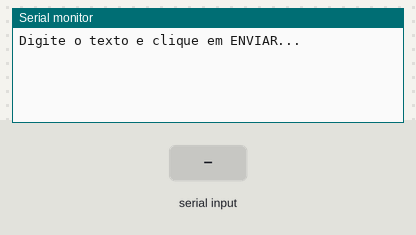
Bench run of a sketch on a simulated Arduino Uno, built with avr-gcc and run on an emulated ATmega328P. Parts: the last lines printed to the serial monitor. Inputs (shaded band) come from the test bench. No radio packets arrive unless stated.

Above: at 1.2 s.
1.3 s: "1" received over Serial
At 3.0 s:
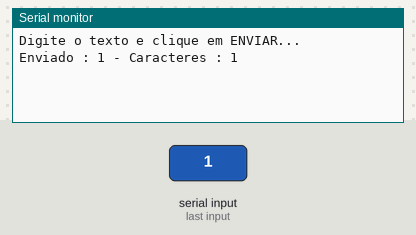
3.8 s: "0" received over Serial
At 5.2 s:
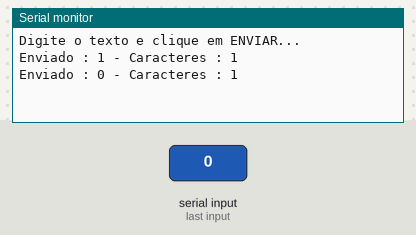
5.3 s: "2" received over Serial
At 7.2 s:
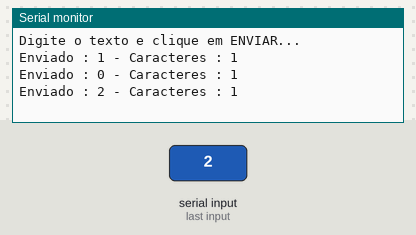

Measured:
- after the input at 1.3 s, the serial monitor: prints a new line after 1.0 s (image 1)
- after the input at 3.8 s, the serial monitor: prints a new line after 1.0 s (image 2)
- after the input at 5.3 s, the serial monitor: prints a new line after 1.0 s (image 3)

The sketch:

RFemissor.ino
```cpp
#include <VirtualWire.h>

String mensagem;

void setup() {
  Serial.begin(9600);  //Define o pino 8 do Arduino como
  vw_set_tx_pin(8);
  vw_setup(2000);  //o pino de dados do transmissor
  Serial.println("Digite o texto e clique em ENVIAR...");

}
void loop() {
  char data[40];
  int numero;
  if (Serial.available() > 0)  {
    numero = Serial.readBytesUntil (13, data, 40);
    data[numero] = 0;
    Serial.print("Enviado : ");
    Serial.print(data);
    Serial.print(" - Caracteres : ");
    Serial.println(strlen(data));    //Envia a mensagem para a rotina que
    send(data);  //transmite os dados via RF
  }
}
void send (char *message) {
  vw_send((uint8_t *)message, strlen(message));
  vw_wait_tx(); // Aguarda o envio de dados }
}
```
